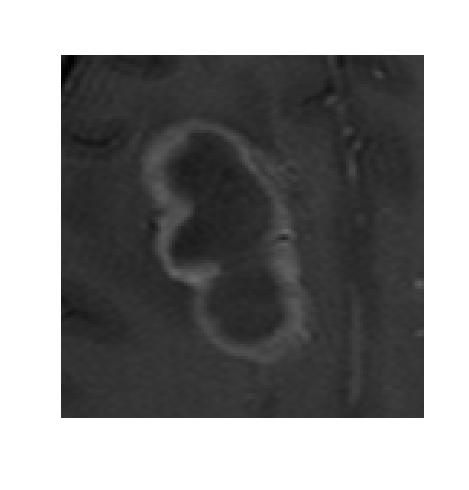
#> input picture Datos/Imagen.jpg, 469 x 490 px, found by its file name
$ python 'Máscaras.py'
#> lines starting #> are read from the running program, lines starting #| are printed output that depends on the picture; long printed decimals are rounded
from PIL import Image
import matplotlib.pyplot as plt
from matplotlib.backends.backend_pdf import PdfPages
import numpy as np
from scipy.ndimage import gaussian_filter

# 0. CONFIGURACION DE SALIDA (PDF)

ruta_pdf = r"C:\Users\lesse\Downloads\BONGO\resultados_entropia.pdf"

# Segundo PDF: cómo varía la ROI (imagen original recortada)

ruta_pdf_imagen_completa = r"C:\Users\lesse\Downloads\BONGO\variacion_roi.pdf"

pdf = PdfPages(ruta_pdf)
pdf_imagen_completa = PdfPages(ruta_pdf_imagen_completa)


def guardar_figura(fig, documento=None):
    """Guarda una figura como página de un PDF y libera memoria."""
    if documento is None:
        documento = pdf
    documento.savefig(fig, bbox_inches="tight")
    plt.close(fig)

# 1. CARGAR LA IMAGEN

imagen = Image.open(
    r"C:\Users\lesse\Downloads\BONGO\Imagen.jpg"
)
#> imagen is the input picture: PIL image 469x490 RGB; min 0, max 255, mean 137.5

print("Formato:", imagen.format)
#| Formato: JPEG
print("Modo:", imagen.mode)
#| Modo: RGB
print("Tamaño:", imagen.size)
#| Tamaño: (469, 490)

imagen_array = np.array(imagen)

# 2. DEFINIR LA REGION DE INTERES (ROI)

x1, y1 = 138, 117
x2, y2 = 314, 367

roi = imagen_array[y1:y2, x1:x2]
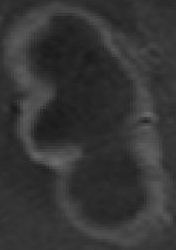
#> roi: shape (250, 176, 3); min 25, max 108, mean 53.3

print("Tamaño de la ROI:", roi.shape)
#| Tamaño de la ROI: (250, 176, 3)


roi_gris = np.mean(
    roi,
    axis=2
).astype(np.uint8)

print(
    "Tamaño de la ROI en escala de grises:",
    roi_gris.shape
)
#| Tamaño de la ROI en escala de grises: (250, 176)

print(
    "Intensidad mínima:",
    roi_gris.min()
)
#| Intensidad mínima: 25

print(
    "Intensidad máxima:",
    roi_gris.max()
)
#| Intensidad máxima: 108

fig = plt.figure(figsize=(6, 6))

plt.imshow(
    roi_gris,
    cmap="gray"
)

plt.xlabel("X (píxeles)")
plt.ylabel("Y (píxeles)")

plt.title(
    "Región de interés (ROI)"
)

guardar_figura(fig)

N_Bi, intensidades = np.histogram(
    roi_gris,
    bins=256,
    range=(0, 256)
)
#> N_Bi = 256 values, max 1819 at index 43, min 0 at index 0, mean 171.9; intensidades = 257 values from 0 to 256

N_T = N_Bi.sum()
#> N_T = 44000

H_i = N_Bi / N_T
#> H_i = 256 values, max 0.0413 at index 43, min 0 at index 0, mean 0.00391

print(
    "Número total de píxeles:",
    N_T
)
#| Número total de píxeles: 44000

print(
    "Suma del histograma normalizado:",
    H_i.sum()
)
#| Suma del histograma normalizado: 1.0

# 3. ENTROPIA DE LA ROI ORIGINAL

H_no_cero = H_i[H_i > 0]
#> H_no_cero = 84 values, max 0.0413 at index 18, min 2.27e-05 at index 82, mean 0.0119

S_original = -np.sum(
    H_no_cero * np.log2(H_no_cero)
)
#> S_original = 5.69

print(
    "Entropía de la ROI original:",
    S_original,
    "bits"
)
#| Entropía de la ROI original: 5.694 bits


# 4. MOSTRAR EL HISTOGRAMA ORIGINAL

fig = plt.figure(figsize=(12, 7))

plt.bar(
    intensidades[:-1],
    H_i,
    width=0.8,
    align="center"
)

plt.xlabel("Intensidad de gris")

plt.ylabel("Frecuencia relativa")

plt.title(
    "Histograma normalizado de la ROI original"
)

plt.xlim(25, 108)

plt.grid(
    axis="y",
    alpha=0.3
)

guardar_figura(fig)
#> in guardar_figura (call 2), `documento.savefig(fig, bbox_inches="tight")`:
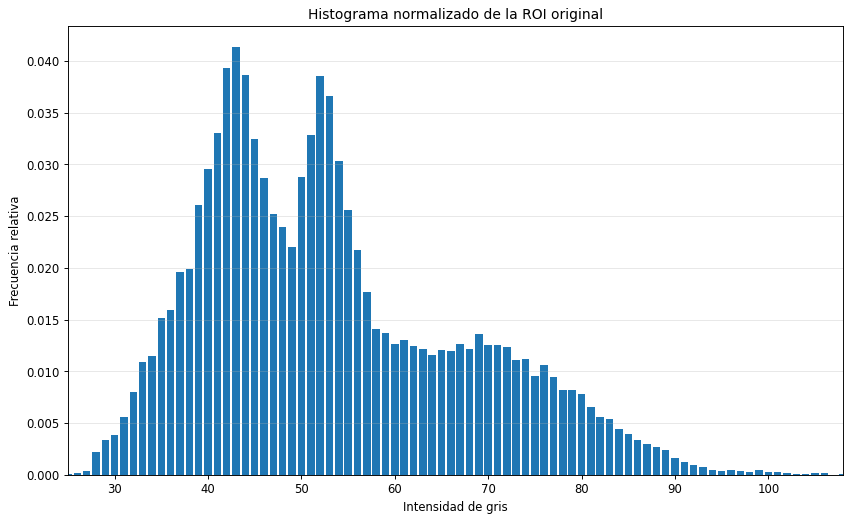
#> figure drawn by matplotlib, 1 panel; tallest bar 0.0413 high, from x = 42.6 to 43.4

# 5. DEFINIR MASCARAS Y DESVIACIONES ESTANDAR

# Radio de la máscara:

# radio = 1  -> 3 x 3
# radio = 2  -> 5 x 5
# radio = 3  -> 7 x 7

radios = [1, 2, 3]

# Diferentes desviaciones estándar.

sigmas = [
    0.5,
    2.0,
    4.0
]


# 6. APLICAR TODAS LAS COMBINACIONES

resultados = []

imagenes_filtradas = {}

histogramas_filtrados = {}

entropias = {}


for radio in radios:

    for sigma in sigmas:

        # Filtro gaussiano

        roi_filtrada = gaussian_filter(
            roi_gris.astype(float),
            sigma=sigma,
            radius=radio
        )


        # Mantener valores entre 0 y 255

        roi_filtrada = np.clip(
            roi_filtrada,
            0,
            255
        ).astype(np.uint8)

        tamano_mascara = 2 * radio + 1

        N_Bi_filtrada, intensidades_filtrada = np.histogram(
            roi_filtrada,
            bins=256,
            range=(0, 256)
        )


        N_T_filtrada = N_Bi_filtrada.sum()


        H_i_filtrada = (
            N_Bi_filtrada / N_T_filtrada
        )

        # Entropía

        H_no_cero_filtrada = (
            H_i_filtrada[
                H_i_filtrada > 0
            ]
        )


        S_filtrada = -np.sum(
            H_no_cero_filtrada
            * np.log2(H_no_cero_filtrada)
        )

        # Diferencia de entropía

        diferencia_entropia = (
            S_filtrada - S_original
        )

        resultados.append([
            tamano_mascara,
            sigma,
            S_filtrada,
            diferencia_entropia
        ])

        clave = (
            tamano_mascara,
            sigma
        )

        imagenes_filtradas[clave] = (
            roi_filtrada
        )

        histogramas_filtrados[clave] = (
            intensidades_filtrada,
            H_i_filtrada
        )

        entropias[clave] = S_filtrada
#> after the loop, entropias = 9 items; histogramas_filtrados = 9 items; imagenes_filtradas = 9 items; resultados = [[3, 0.5, 5.68, -0.0133], [3, 2, 5.67, -0.0208], [3, 4, 5.67, -0.021], [5, 0.5, 5.68, -0.0137], [5, 2, 5.66, -0.0379], [5, 4, 5.65, -0.0419], [7, 0.5, 5.68, -0.0137], [7, 2, 5.64, -0.0527], [7, 4, 5.63, -0.0652]]

# 7. TABLA DE RESULTADOS (consola)

print("\n")
print("=" * 70)
print("RESULTADOS DEL FILTRO GAUSSIANO")
print("=" * 70)

print(
    f"{'Máscara':<12}"
    f"{'Sigma':<12}"
    f"{'Entropía':<20}"
    f"{'Δ Entropía':<20}"
)

print("-" * 70)


for resultado in resultados:

    mascara = resultado[0]
    sigma = resultado[1]
    entropia = resultado[2]
    diferencia = resultado[3]

    print(
        f"{mascara}x{mascara:<9}"
        f"{sigma:<12.1f}"
        f"{entropia:<20.6f}"
        f"{diferencia:<20.6f}"
    )
#> this loop made 9 passes
#| 3x3        0.5         5.681            -0.01329
#| 3x3        2.0         5.673            -0.02083
#| 3x3        4.0         5.673            -0.02099
#| 5x5        0.5         5.680            -0.01374
#| 5x5        2.0         5.656            -0.03791
#| 5x5        4.0         5.652            -0.04194
#| 7x7        0.5         5.680            -0.01366
#| 7x7        2.0         5.641            -0.05269
#> (further printed lines are left out)


print("-" * 70)

print(
    "Entropía original:",
    f"{S_original:.6f}",
    "bits"
)
#| Entropía original: 5.694 bits


fig, ax = plt.subplots(figsize=(9, 4))
ax.axis("off")

encabezados = ["Máscara", "Sigma", "Entropía (bits)", "Δ Entropía (bits)"]

filas = [
    [f"{r[0]}x{r[0]}", f"{r[1]:.1f}", f"{r[2]:.6f}", f"{r[3]:.6f}"]
    for r in resultados
]
#> filas = 9 items

tabla = ax.table(
    cellText=filas,
    colLabels=encabezados,
    loc="center",
    cellLoc="center"
)

tabla.auto_set_font_size(False)
tabla.set_fontsize(10)
tabla.scale(1, 1.5)

ax.set_title(
    f"Resultados del filtro gaussiano\nEntropía original: {S_original:.6f} bits",
    pad=20
)

guardar_figura(fig)


# 8.  IMAGENES FILTRADAS

fig, axes = plt.subplots(
    len(radios),
    len(sigmas),
    figsize=(15, 16),
    constrained_layout=True
)

for i, radio in enumerate(radios):

    for j, sigma in enumerate(sigmas):

        tamano_mascara = 2 * radio + 1

        imagen_mostrada = imagenes_filtradas[
            (tamano_mascara, sigma)
        ]

        axes[i, j].imshow(
            imagen_mostrada,
            cmap="gray"
        )

        axes[i, j].set_title(
            f"Máscara {tamano_mascara}×{tamano_mascara}, σ = {sigma}",
            fontsize=10
        )

        axes[i, j].set_xlabel(
            "X (píxeles)",
            fontsize=8
        )

        axes[i, j].set_ylabel(
            "Y (píxeles)",
            fontsize=8
        )

        axes[i, j].tick_params(labelsize=7)

fig.suptitle(
    "ROI filtrada con diferentes máscaras y desviaciones estándar",
    fontsize=14
)

guardar_figura(fig)
#> in guardar_figura (call 4), `documento.savefig(fig, bbox_inches="tight")`:
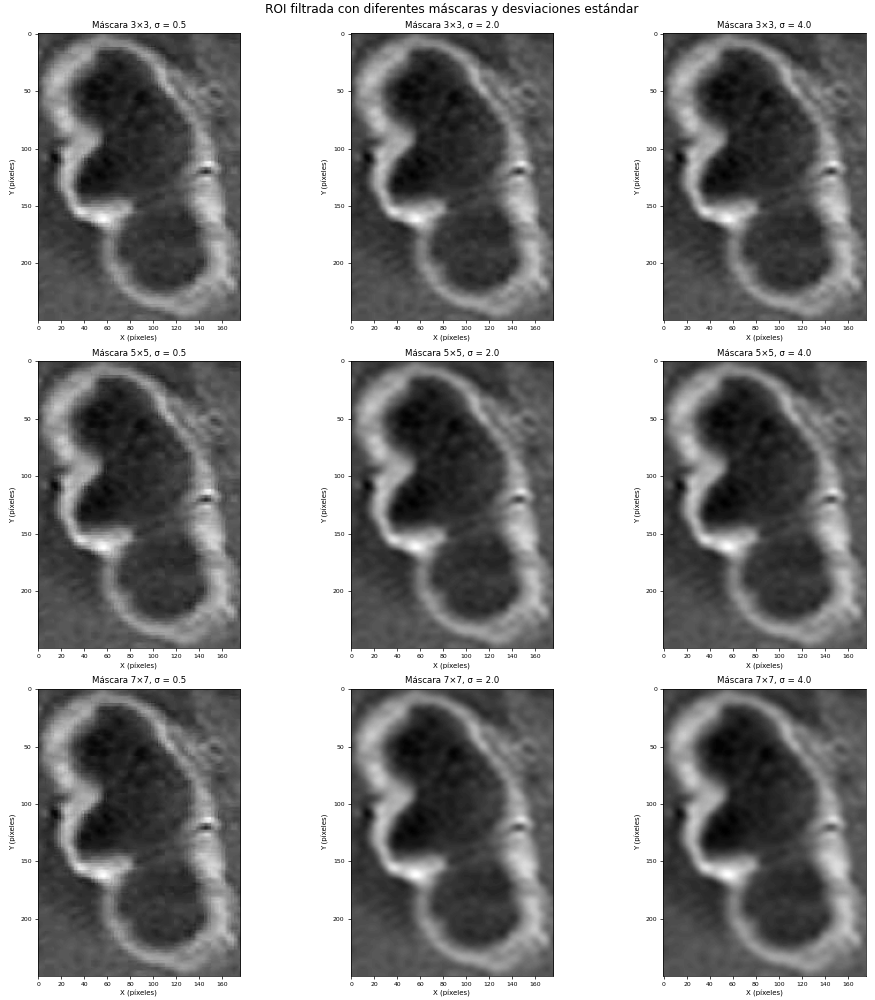
#> figure drawn by matplotlib, 9 panels


fig, axes = plt.subplots(
    len(radios),
    len(sigmas),
    figsize=(16, 16),
    constrained_layout=True
)

for i, radio in enumerate(radios):

    for j, sigma in enumerate(sigmas):

        tamano_mascara = 2 * radio + 1

        imagen_filtrada = imagenes_filtradas[
            (tamano_mascara, sigma)
        ]

        diferencia_img = (
            roi_gris.astype(int) - imagen_filtrada.astype(int)
        )

        im = axes[i, j].imshow(
            diferencia_img,
            cmap="seismic",
            vmin=-20,
            vmax=20
        )

        axes[i, j].set_title(
            f"Diferencia | {tamano_mascara}×{tamano_mascara}, σ = {sigma}",
            fontsize=10
        )

        axes[i, j].set_xlabel("X (píxeles)", fontsize=8)
        axes[i, j].set_ylabel("Y (píxeles)", fontsize=8)
        axes[i, j].tick_params(labelsize=7)


fig.suptitle(
    "Diferencia entre ROI original y ROI filtrada\n(lo que el filtro suavizó)",
    fontsize=14
)

fig.colorbar(
    im,
    ax=axes,
    shrink=0.8,
    label="Diferencia de intensidad"
)

guardar_figura(fig)
#> in guardar_figura (call 5), `documento.savefig(fig, bbox_inches="tight")`:
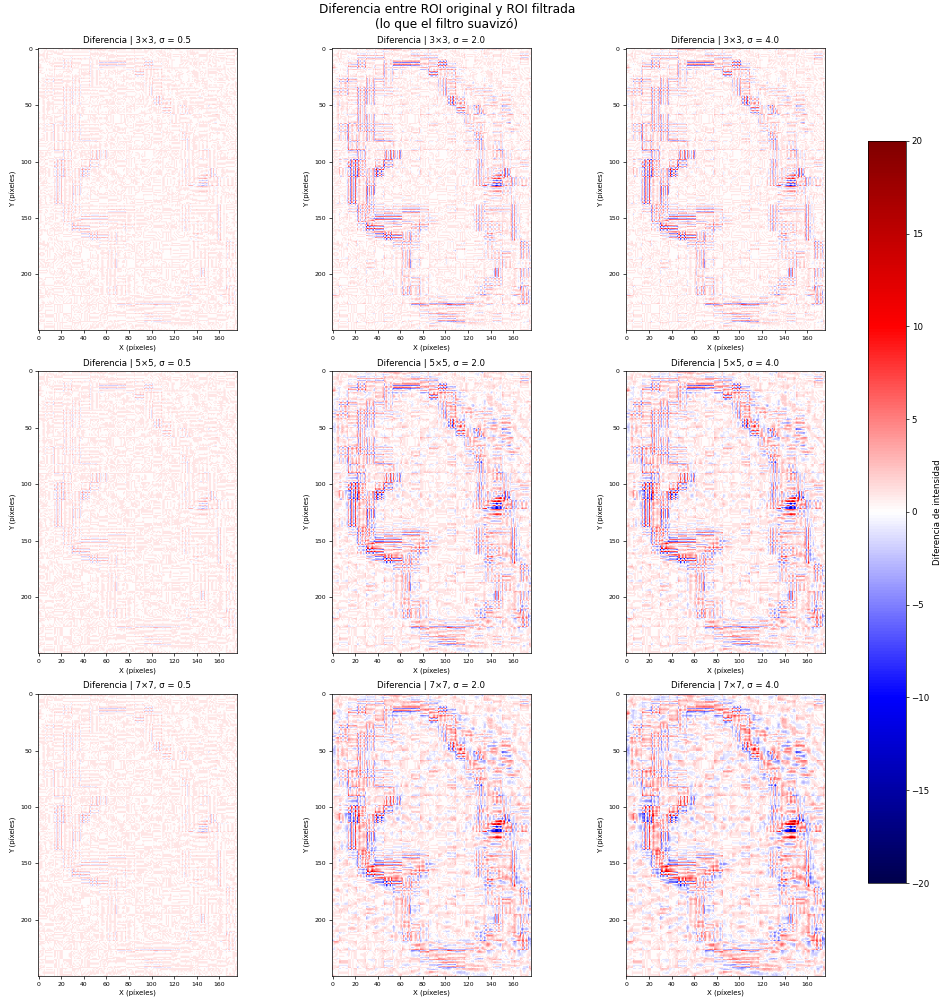
#> figure drawn by matplotlib, 10 panels

# 9. MOSTRAR LOS HISTOGRAMAS

fig, axes = plt.subplots(
    len(radios),
    len(sigmas),
    figsize=(16, 16),
    constrained_layout=True
)

for i, radio in enumerate(radios):

    for j, sigma in enumerate(sigmas):

        tamano_mascara = 2 * radio + 1

        intensidades_filtrada, H_i_filtrada = (
            histogramas_filtrados[
                (tamano_mascara, sigma)
            ]
        )

        axes[i, j].bar(
            intensidades_filtrada[:-1],
            H_i_filtrada,
            width=0.8,
            align="center"
        )

        axes[i, j].set_title(
            f"Máscara {tamano_mascara}×{tamano_mascara}, σ = {sigma}",
            fontsize=10
        )

        axes[i, j].set_xlabel("Intensidad de gris", fontsize=8)
        axes[i, j].set_ylabel("Frecuencia relativa", fontsize=8)
        axes[i, j].tick_params(labelsize=7)

        axes[i, j].set_xlim(25, 108)

        axes[i, j].grid(axis="y", alpha=0.3)


fig.suptitle(
    "Histogramas de las ROI filtradas",
    fontsize=14
)

guardar_figura(fig)
#> in guardar_figura (call 6), `documento.savefig(fig, bbox_inches="tight")`:
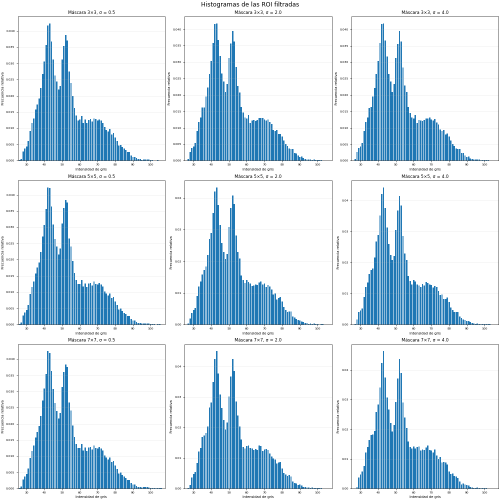
#> figure drawn by matplotlib, 9 panels; panel 1: tallest bar 0.0423 high, from x = 42.6 to 43.4; panel 2: tallest bar 0.0418 high, from x = 42.6 to 43.4; panel 3: tallest bar 0.0418 high, from x = 42.6 to 43.4; panel 4: tallest bar 0.0423 high, from x = 41.6 to 42.4

# 10. IDENTIFICAR LA MAYOR VARIACION DE ENTROPIA

resultado_mayor = max(
    resultados,
    key=lambda x: abs(x[3])
)
#> resultado_mayor = [7, 4, 5.63, -0.0652]

print("\n")
print("=" * 70)
print("MAYOR VARIACION ABSOLUTA DE ENTROPIA")
print("=" * 70)

print("Máscara:", f"{resultado_mayor[0]} × {resultado_mayor[0]}")
#| Máscara: 7 × 7
print("Sigma:", resultado_mayor[1])
#| Sigma: 4.0
print("Entropía:", resultado_mayor[2], "bits")
#| Entropía: 5.629 bits
print("Diferencia respecto a la original:", resultado_mayor[3], "bits")
#| Diferencia respecto a la original: -0.06523 bits
print("=" * 70)


# VARIACION DE LA ROI (segundo PDF)

# ROI original

fig = plt.figure(figsize=(6, 6), constrained_layout=True)

plt.imshow(
    roi_gris,
    cmap="gray"
)

plt.xlabel("X (píxeles)")
plt.ylabel("Y (píxeles)")

plt.title("ROI original (escala de grises)")

guardar_figura(fig, documento=pdf_imagen_completa)

fig, axes = plt.subplots(
    len(radios),
    len(sigmas),
    figsize=(15, 16),
    constrained_layout=True
)

for i, radio in enumerate(radios):

    for j, sigma in enumerate(sigmas):

        tamano_mascara = 2 * radio + 1

        imagen_mostrada = imagenes_filtradas[
            (tamano_mascara, sigma)
        ]

        axes[i, j].imshow(
            imagen_mostrada,
            cmap="gray"
        )

        axes[i, j].set_title(
            f"Máscara {tamano_mascara}×{tamano_mascara}, σ = {sigma}",
            fontsize=10
        )

        axes[i, j].set_xlabel("X (píxeles)", fontsize=8)
        axes[i, j].set_ylabel("Y (píxeles)", fontsize=8)
        axes[i, j].tick_params(labelsize=7)


fig.suptitle(
    "ROI filtrada con diferentes máscaras y desviaciones estándar",
    fontsize=14
)

guardar_figura(fig, documento=pdf_imagen_completa)


# Imágenes diferencia de la ROI

fig, axes = plt.subplots(
    len(radios),
    len(sigmas),
    figsize=(16, 16),
    constrained_layout=True
)

for i, radio in enumerate(radios):

    for j, sigma in enumerate(sigmas):

        tamano_mascara = 2 * radio + 1

        imagen_filtrada = imagenes_filtradas[
            (tamano_mascara, sigma)
        ]

        diferencia_img = (
            roi_gris.astype(int) - imagen_filtrada.astype(int)
        )

        im = axes[i, j].imshow(
            diferencia_img,
            cmap="seismic",
            vmin=-20,
            vmax=20
        )

        axes[i, j].set_title(
            f"Diferencia | {tamano_mascara}×{tamano_mascara}, σ = {sigma}",
            fontsize=10
        )

        axes[i, j].set_xlabel("X (píxeles)", fontsize=8)
        axes[i, j].set_ylabel("Y (píxeles)", fontsize=8)
        axes[i, j].tick_params(labelsize=7)


fig.suptitle(
    "Diferencia entre ROI original y ROI filtrada\n(lo que el filtro suavizó)",
    fontsize=14
)

fig.colorbar(
    im,
    ax=axes,
    shrink=0.8,
    label="Diferencia de intensidad"
)

guardar_figura(fig, documento=pdf_imagen_completa)

pdf.close()
pdf_imagen_completa.close()

print(f"\nPDF de resultados generado en: {ruta_pdf}")
print(f"PDF de variación de la ROI generado en: {ruta_pdf_imagen_completa}")
